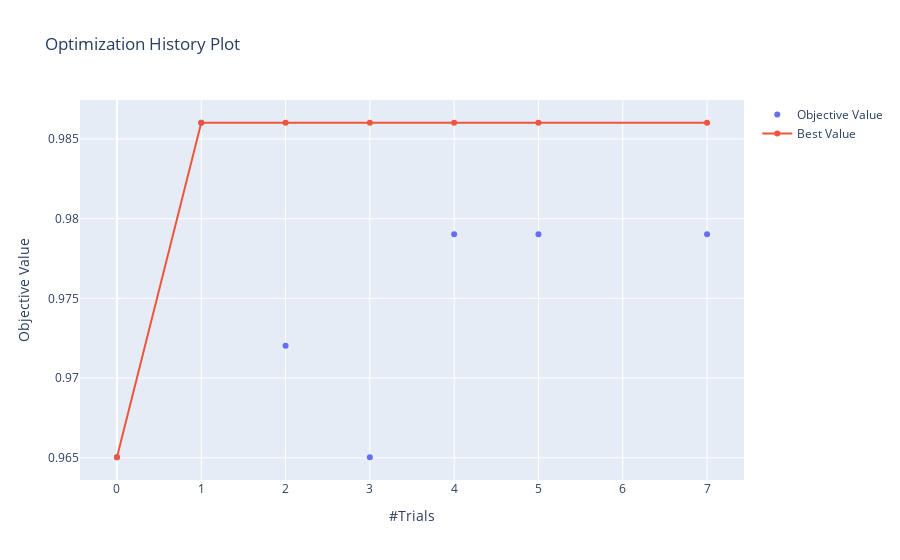

Notebook code for this chart:
### Code cell
plot_optimization_history(study)

### Figure 1 — Plotly figure (JSON) as saved in the notebook; plotly's stock layout.template omitted (floating-point values rounded to 4 significant figures)
{"data": [{"mode": "markers", "name": "Objective Value", "type": "scatter", "x": [0, 1, 2, 3, 4, 5, 7], "y": [0.965, 0.986, 0.972, 0.965, 0.979, 0.979, 0.979]}, {"name": "Best Value", "type": "scatter", "x": [0, 1, 2, 3, 4, 5, 7], "y": [0.965, 0.986, 0.986, 0.986, 0.986, 0.986, 0.986]}], "layout": {"autosize": true, "title": {"text": "Optimization History Plot"}, "xaxis": {"autorange": true, "range": [-0.4198, 7.42], "title": {"text": "#Trials"}, "type": "linear"}, "yaxis": {"autorange": true, "range": [0.9635, 0.9876], "title": {"text": "Objective Value"}, "type": "linear"}}}
